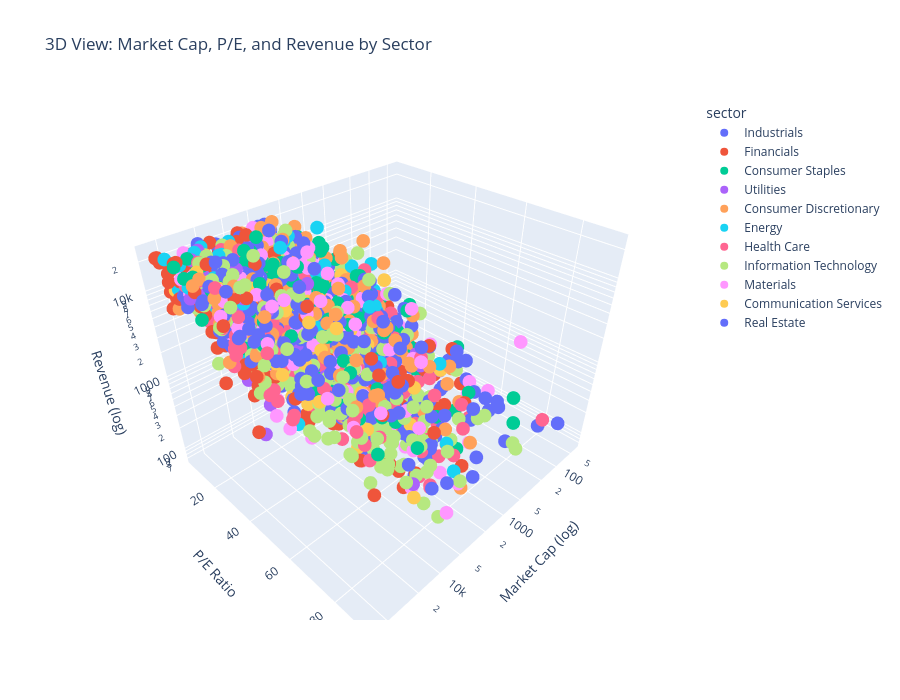

Source (notebook cell):
### Code cell
# 3D scatter: Market Cap, P/E, and Revenue Growth
if HAVE_PLOTLY:
    scatter_3d_cols = ['market_cap', 'p_e', 'revenue']
    scatter_3d_available = all([c in all_stocks.columns for c in scatter_3d_cols])

    if scatter_3d_available and 'sector' in all_stocks.columns:
        scatter_3d_data = all_stocks[scatter_3d_cols + ['sector', 'ticker']].dropna()

        # Filter outliers
        for col in scatter_3d_cols:
            scatter_3d_data = scatter_3d_data[
                scatter_3d_data[col].between(
                        scatter_3d_data[col].quantile(0.05),
                        scatter_3d_data[col].quantile(0.95)
                        )
            ]

        if len(scatter_3d_data) > 10:
            fig = px.scatter_3d(
                    scatter_3d_data,
                    x='market_cap',
                    y='p_e',
                    z='revenue',
                    color='sector',
                    hover_data=['ticker'],
                    log_x=True,
                    log_z=True,
                    title='3D View: Market Cap, P/E, and Revenue by Sector',
                    labels={
                        'market_cap': 'Market Cap (log)',
                        'p_e': 'P/E Ratio',
                        'revenue': 'Revenue (log)'
                        },
                    height=700
                    )
            fig.show()

### Figure 1 — Plotly figure (JSON) as saved in the notebook; plotly's stock layout.template omitted (floating-point values rounded to 4 significant figures; data arrays with more than 128 entries replaced by an {"elided": "..."} marker saying what was removed)
{"data": [{"customdata": {"elided": "950x1 str values"}, "hovertemplate": "sector=Industrials<br>Market Cap (log)=%{x}<br>P/E Ratio=%{y}<br>Revenue (log)=%{z}<br>ticker=%{customdata[0]}<extra></extra>", "legendgroup": "Industrials", "marker": {"color": "#636efa", "symbol": "circle"}, "mode": "markers", "name": "Industrials", "scene": "scene", "showlegend": true, "x": {"elided": "950 float values"}, "y": {"elided": "950 float values"}, "z": {"elided": "950 float values"}, "type": "scatter3d"}, {"customdata": {"elided": "853x1 str values"}, "hovertemplate": "sector=Financials<br>Market Cap (log)=%{x}<br>P/E Ratio=%{y}<br>Revenue (log)=%{z}<br>ticker=%{customdata[0]}<extra></extra>", "legendgroup": "Financials", "marker": {"color": "#EF553B", "symbol": "circle"}, "mode": "markers", "name": "Financials", "scene": "scene", "showlegend": true, "x": {"elided": "853 float values"}, "y": {"elided": "853 float values"}, "z": {"elided": "853 float values"}, "type": "scatter3d"}, {"customdata": {"elided": "360x1 str values"}, "hovertemplate": "sector=Consumer Staples<br>Market Cap (log)=%{x}<br>P/E Ratio=%{y}<br>Revenue (log)=%{z}<br>ticker=%{customdata[0]}<extra></extra>", "legendgroup": "Consumer Staples", "marker": {"color": "#00cc96", "symbol": "circle"}, "mode": "markers", "name": "Consumer Staples", "scene": "scene", "showlegend": true, "x": {"elided": "360 float values"}, "y": {"elided": "360 float values"}, "z": {"elided": "360 float values"}, "type": "scatter3d"}, {"customdata": {"elided": "230x1 str values"}, "hovertemplate": "sector=Utilities<br>Market Cap (log)=%{x}<br>P/E Ratio=%{y}<br>Revenue (log)=%{z}<br>ticker=%{customdata[0]}<extra></extra>", "legendgroup": "Utilities", "marker": {"color": "#ab63fa", "symbol": "circle"}, "mode": "markers", "name": "Utilities", "scene": "scene", "showlegend": true, "x": {"elided": "230 float values"}, "y": {"elided": "230 float values"}, "z": {"elided": "230 float values"}, "type": "scatter3d"}, {"customdata": {"elided": "557x1 str values"}, "hovertemplate": "sector=Consumer Discretionary<br>Market Cap (log)=%{x}<br>P/E Ratio=%{y}<br>Revenue (log)=%{z}<br>ticker=%{customdata[0]}<extra></extra>", "legendgroup": "Consumer Discretionary", "marker": {"color": "#FFA15A", "symbol": "circle"}, "mode": "markers", "name": "Consumer Discretionary", "scene": "scene", "showlegend": true, "x": {"elided": "557 float values"}, "y": {"elided": "557 float values"}, "z": {"elided": "557 float values"}, "type": "scatter3d"}, {"customdata": {"elided": "177x1 str values"}, "hovertemplate": "sector=Energy<br>Market Cap (log)=%{x}<br>P/E Ratio=%{y}<br>Revenue (log)=%{z}<br>ticker=%{customdata[0]}<extra></extra>", "legendgroup": "Energy", "marker": {"color": "#19d3f3", "symbol": "circle"}, "mode": "markers", "name": "Energy", "scene": "scene", "showlegend": true, "x": {"elided": "177 float values"}, "y": {"elided": "177 float values"}, "z": {"elided": "177 float values"}, "type": "scatter3d"}, {"customdata": {"elided": "332x1 str values"}, "hovertemplate": "sector=Health Care<br>Market Cap (log)=%{x}<br>P/E Ratio=%{y}<br>Revenue (log)=%{z}<br>ticker=%{customdata[0]}<extra></extra>", "legendgroup": "Health Care", "marker": {"color": "#FF6692", "symbol": "circle"}, "mode": "markers", "name": "Health Care", "scene": "scene", "showlegend": true, "x": {"elided": "332 float values"}, "y": {"elided": "332 float values"}, "z": {"elided": "332 float values"}, "type": "scatter3d"}, {"customdata": {"elided": "470x1 str values"}, "hovertemplate": "sector=Information Technology<br>Market Cap (log)=%{x}<br>P/E Ratio=%{y}<br>Revenue (log)=%{z}<br>ticker=%{customdata[0]}<extra></extra>", "legendgroup": "Information Technology", "marker": {"color": "#B6E880", "symbol": "circle"}, "mode": "markers", "name": "Information Technology", "scene": "scene", "showlegend": true, "x": {"elided": "470 float values"}, "y": {"elided": "470 float values"}, "z": {"elided": "470 float values"}, "type": "scatter3d"}, {"customdata": {"elided": "435x1 str values"}, "hovertemplate": "sector=Materials<br>Market Cap (log)=%{x}<br>P/E Ratio=%{y}<br>Revenue (log)=%{z}<br>ticker=%{customdata[0]}<extra></extra>", "legendgroup": "Materials", "marker": {"color": "#FF97FF", "symbol": "circle"}, "mode": "markers", "name": "Materials", "scene": "scene", "showlegend": true, "x": {"elided": "435 float values"}, "y": {"elided": "435 float values"}, "z": {"elided": "435 float values"}, "type": "scatter3d"}, {"customdata": {"elided": "222x1 str values"}, "hovertemplate": "sector=Communication Services<br>Market Cap (log)=%{x}<br>P/E Ratio=%{y}<br>Revenue (log)=%{z}<br>ticker=%{customdata[0]}<extra></extra>", "legendgroup": "Communication Services", "marker": {"color": "#FECB52", "symbol": "circle"}, "mode": "markers", "name": "Communication Services", "scene": "scene", "showlegend": true, "x": {"elided": "222 float values"}, "y": {"elided": "222 float values"}, "z": {"elided": "222 float values"}, "type": "scatter3d"}, {"customdata": {"elided": "147x1 str values"}, "hovertemplate": "sector=Real Estate<br>Market Cap (log)=%{x}<br>P/E Ratio=%{y}<br>Revenue (log)=%{z}<br>ticker=%{customdata[0]}<extra></extra>", "legendgroup": "Real Estate", "marker": {"color": "#636efa", "symbol": "circle"}, "mode": "markers", "name": "Real Estate", "scene": "scene", "showlegend": true, "x": {"elided": "147 float values"}, "y": {"elided": "147 float values"}, "z": {"elided": "147 float values"}, "type": "scatter3d"}], "layout": {"scene": {"domain": {"x": [0.0, 1.0], "y": [0.0, 1.0]}, "xaxis": {"title": {"text": "Market Cap (log)"}, "type": "log"}, "yaxis": {"title": {"text": "P/E Ratio"}}, "zaxis": {"title": {"text": "Revenue (log)"}, "type": "log"}}, "legend": {"title": {"text": "sector"}, "tracegroupgap": 0}, "title": {"text": "3D View: Market Cap, P/E, and Revenue by Sector"}, "height": 700}}
